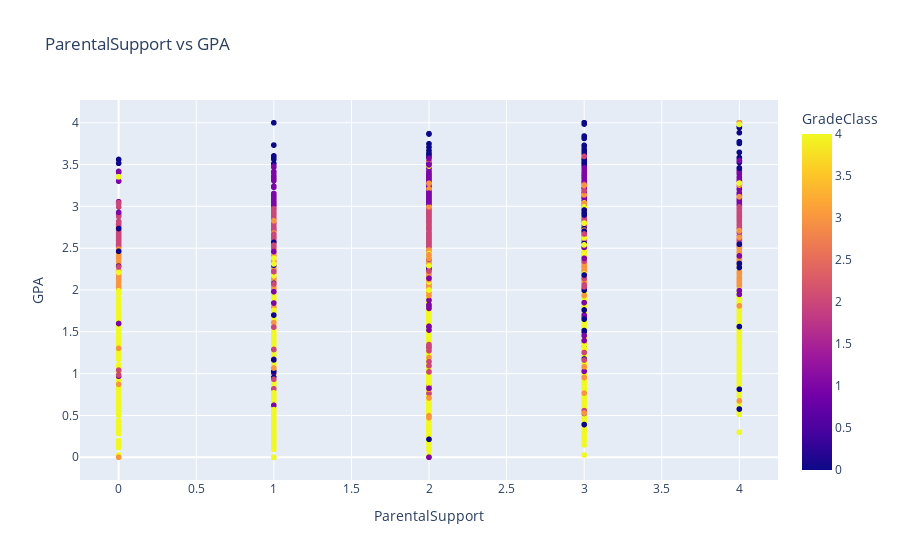

The cell this chart's notebook holds for it:
### Markdown cell above
Se puede observar que a lo largo del tiempo de estudio semanal  s distribuyen de manera similar los estudiantes que tienen o no actividades extracurriculares. Esto sugiere que no hay una relación clara entre las dos variables. Al mismo tiempo, se distribuye de similar forma el apoyo parental dentro de la gráfica, lo que nos indica que tampoco existe una relación clara entra estas variables.

### Code cell
# Crearemos un scatterplot para ver la relación entre las variables Extracurricular y StudyTimeWeekly
fig = px.scatter(df, x='ParentalSupport', y='GPA', 
                 title='ParentalSupport vs GPA', 
                 labels={'ParentalSupport': 'ParentalSupport', 'GPA': 'GPA'},
                 color='GradeClass',
                 color_discrete_sequence='palette')
fig.show()

### Figure 1 — Plotly figure (JSON) as saved in the notebook; plotly's stock layout.template omitted (floating-point values rounded to 4 significant figures; data arrays with more than 128 entries replaced by an {"elided": "..."} marker saying what was removed)
{"data": [{"hovertemplate": "ParentalSupport=%{x}<br>GPA=%{y}<br>GradeClass=%{marker.color}<extra></extra>", "legendgroup": "", "marker": {"color": {"elided": "2392 int values"}, "coloraxis": "coloraxis", "symbol": "circle"}, "mode": "markers", "name": "", "showlegend": false, "type": "scattergl", "x": {"elided": "2392 int values"}, "xaxis": "x", "y": {"elided": "2392 float values"}, "yaxis": "y"}], "layout": {"coloraxis": {"colorbar": {"title": {"text": "GradeClass"}}, "colorscale": [[0, "#0d0887"], [0.1111, "#46039f"], [0.2222, "#7201a8"], [0.3333, "#9c179e"], [0.4444, "#bd3786"], [0.5556, "#d8576b"], [0.6667, "#ed7953"], [0.7778, "#fb9f3a"], [0.8889, "#fdca26"], [1, "#f0f921"]]}, "legend": {"tracegroupgap": 0}, "title": {"text": "ParentalSupport vs GPA"}, "xaxis": {"anchor": "y", "domain": [0, 1], "title": {"text": "ParentalSupport"}}, "yaxis": {"anchor": "x", "domain": [0, 1], "title": {"text": "GPA"}}}}
